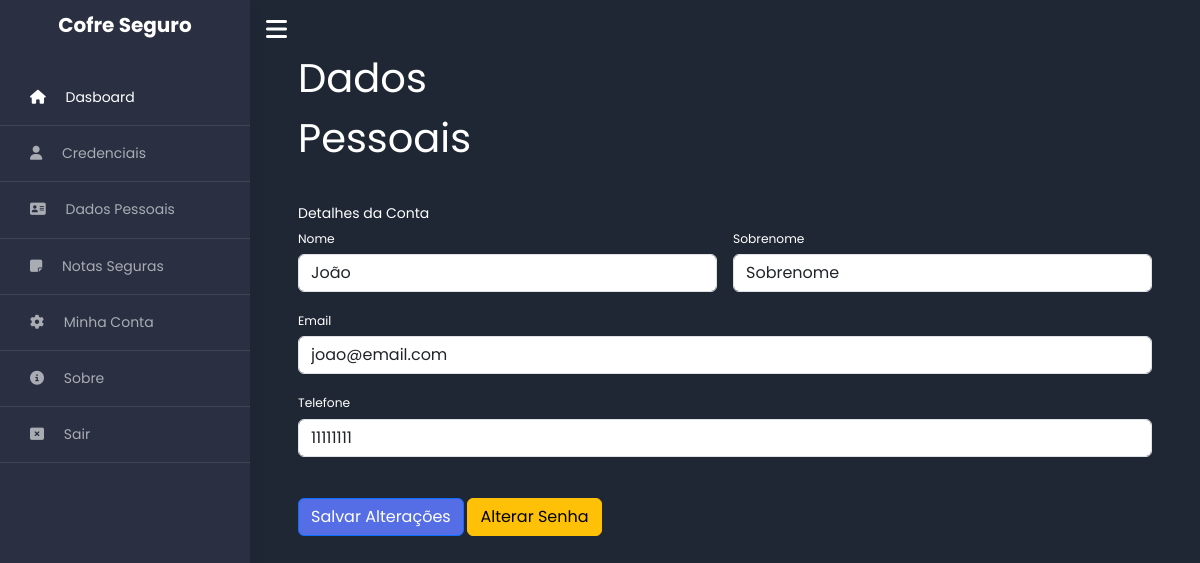
The app's page /minha_conta.php (signed in) with its own data.
### tables this page shows
CREATE TABLE IF NOT EXISTS `Usuarios` (
  `idUsuario` INT NOT NULL AUTO_INCREMENT,
  `nome` VARCHAR(45) NOT NULL,
  `sobrenome` VARCHAR(45) NOT NULL,
  `email` VARCHAR(90) NOT NULL,
  `telefone` VARCHAR(45) NOT NULL,
  `senha` VARCHAR(45) NOT NULL,
  `nivel` INT NOT NULL,
  PRIMARY KEY (`idUsuario`));

### minha_conta.php (the view, shortened to what this page needs)
<?php
require_once 'db/config.php';
require_once 'modules/header.php';
$idUsuario = $_SESSION['user_id'];
try {
    $select = $con->prepare("SELECT * FROM usuarios WHERE idUsuario = :idUsuario");
    $select->bindParam(':idUsuario', $idUsuario);
    $select->execute();
    $dados = $select->fetch(PDO::FETCH_ASSOC);
} catch (PDOException $e) {
    echo $e->getMessage();
    exit();
}
?>
<div id="content" class="p-4 p-md-5 pt-5">
    <div class="row row-cols-1 row-cols-md-3 g-4 text-white">
        <h1>Dados Pessoais</h1>
    </div>
    <div class="row">
        <div class="col-xl-12">
            <div class="mb-4" style="color: #fff;"><br>
                <div class="card-header">Detalhes da Conta</div>
                <div class="card-body">
                    <form method="post" action="controllers/update-user.php">
                        <div class="row gx-3 mb-3">
                            <div class="col-md-6">
                                <label class="small mb-1" for="nome">Nome</label>
                                <input class="form-control" name="nome" id="nome" type="text" placeholder="Escreva seu nome" value="<?php echo $dados['nome'] ?>">
                            </div>
                            <div class="col-md-6">
                                <label class="small mb-1" for="sobrenome">Sobrenome</label>
                                <input class="form-control" name="sobrenome" id="sobrenome" type="text" placeholder="Escreva seu sobrenome" value="<?php echo $dados['sobrenome'] ?>">
                            </div>
                        </div>
                        <div class="mb-3">
                            <label class="small mb-1" for="email">Email</label>
                            <input class="form-control" name="email" id="email" type="email" placeholder="Escreva seu email" value="<?php echo $dados['email'] ?>">
                        </div>
                        <div class="mb-3">
                            <label class="small mb-1" for="telefone">Telefone</label>
                            <input class="form-control" name="telefone" id="telefone" type="tel" placeholder="Escreva seu telefone" value="<?php echo $dados['telefone'] ?>">
                        </div><br>
                        <button class="btn btn-primary" type="submit">Salvar Alterações</button>
                        <button type="button" class="btn btn-warning" data-bs-toggle="modal" data-bs-target="#staticBackdrop">
                            Alterar Senha
                        </button>
                    </form>
                </div>
            </div>
        </div>
    </div>
    <?php require_once 'modules/footer.php'; ?>

### css/style.css (style rules this page uses)
body { font-family: "Poppins", Arial, sans-serif; font-size: 14px; line-height: 1.8; font-weight: normal; background: #1f2734; }
button { -webkit-transition: .3s all ease; -o-transition: .3s all ease; transition: .3s all ease; }
h1, h2, h3, h4, h5, .h1, .h2, .h3, .h4, .h5, p { line-height: 1.5; font-weight: 400; font-family: "Poppins", Arial, sans-serif; }
#content { width: 100%; padding: 0; min-height: 100vh; -webkit-transition: all 0.3s; -o-transition: all 0.3s; transition: all 0.3s; }
.btn.btn-primary { background-color: #556ee6; }

### records on screen
usuarios: nome "João", sobrenome "Sobrenome", email "joao@email.com", telefone "11111111"
